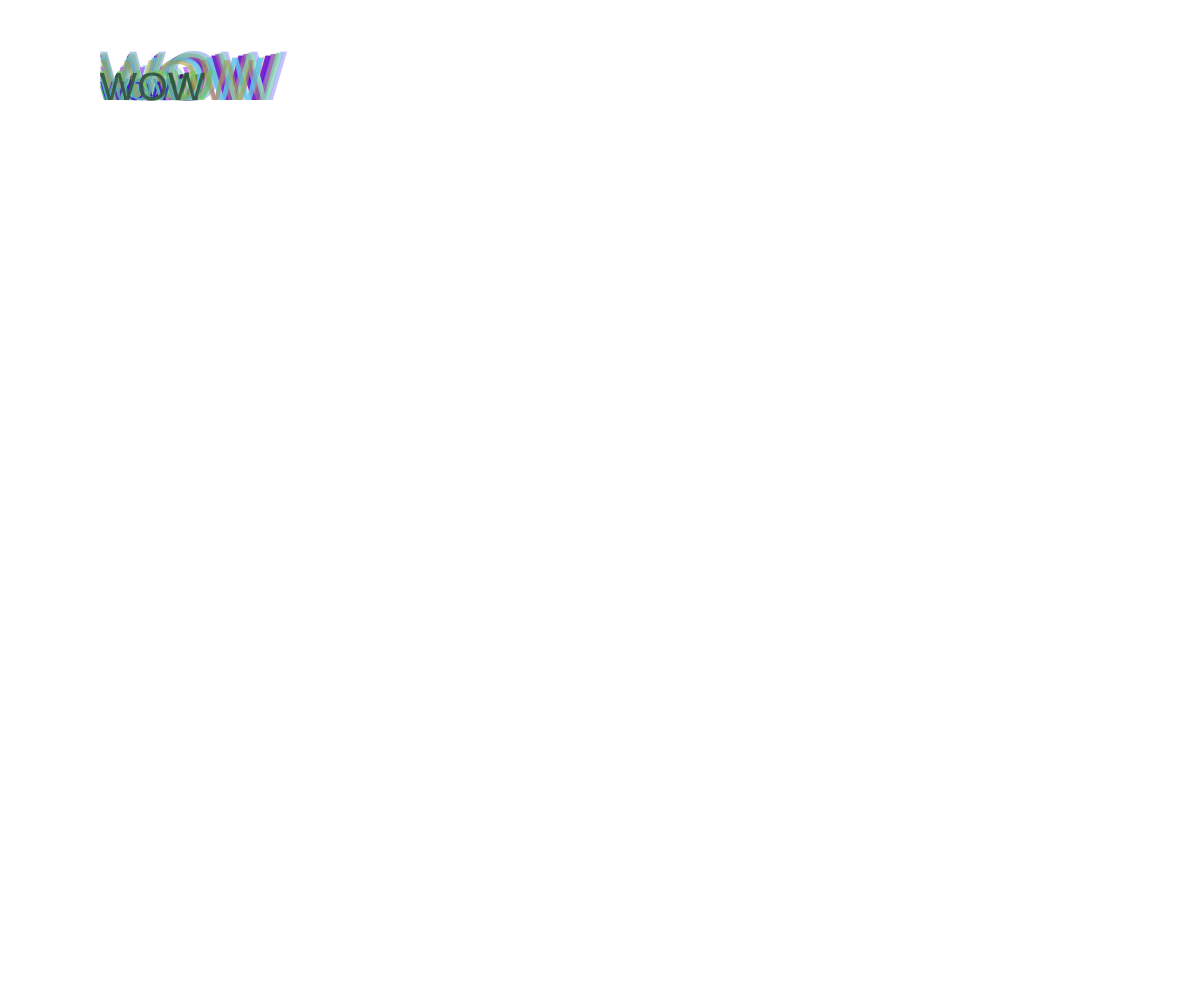
Frame 1 (no input)
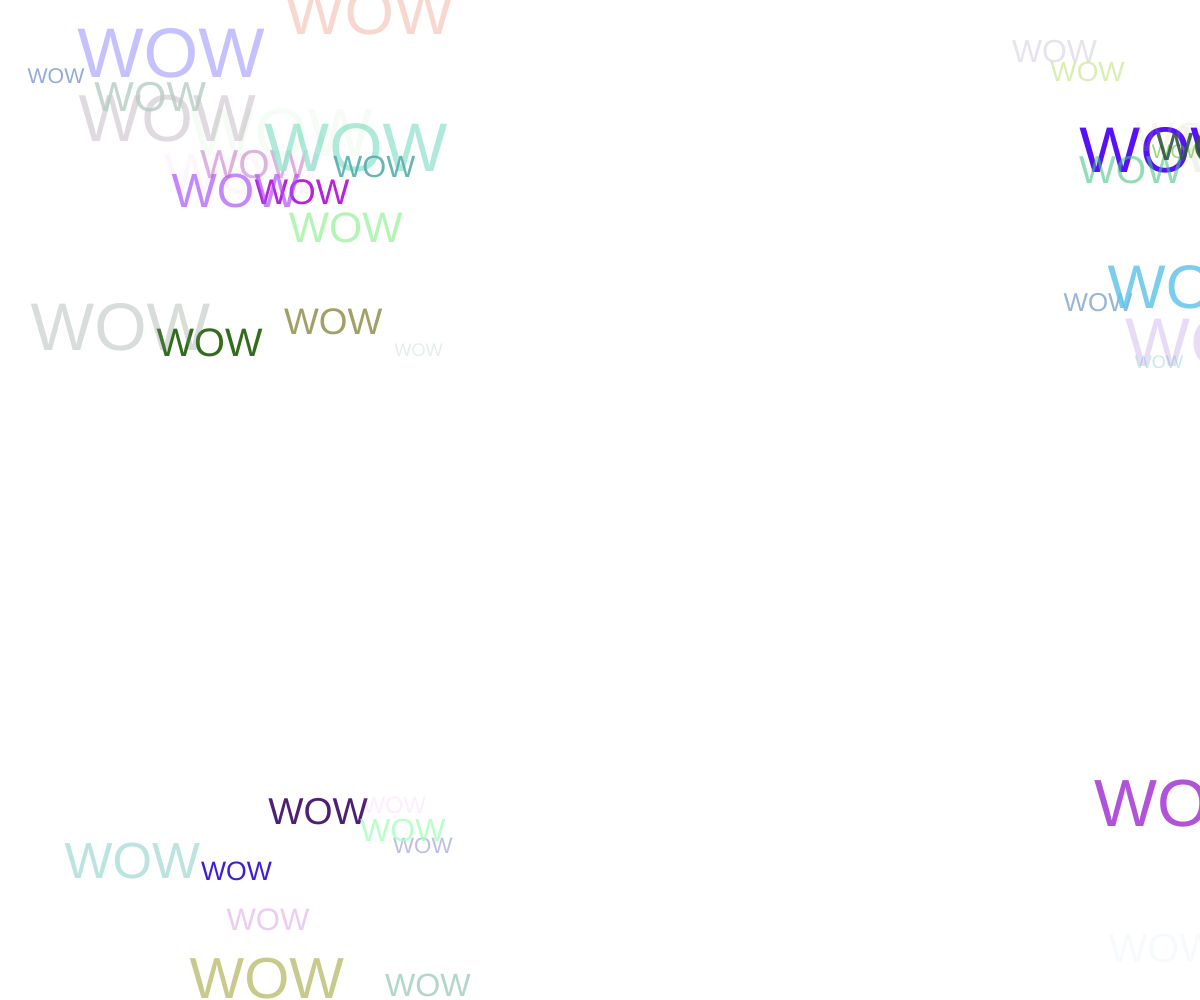
Frame 60 (no input)
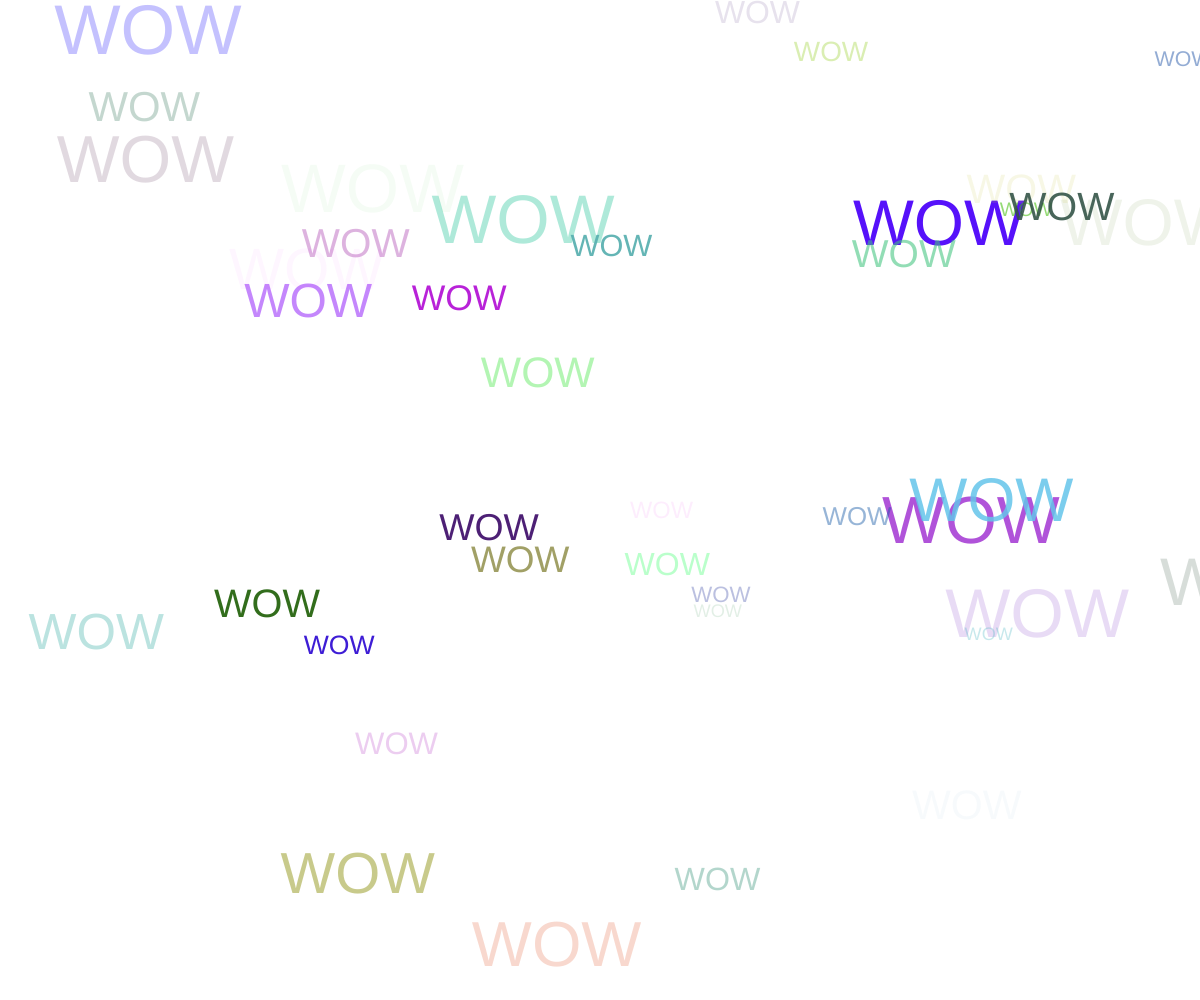
Frame 120 (the mouse pressed at the canvas centre since frame 60)

The p5.js sketch that drew these frames (run headless with seeded random() and noise() and a simulated clock; from frame 60 on, the mouse is pressed at the canvas centre):

// p5.js sketch
// ── sketch.js
let cars = []

function setup() {
  createCanvas(windowWidth, windowHeight);

  // Spawn an object
  for (let i = 0; i < 40; i++) {
    cars.push(new Car());
  }
}

function draw() {
  background('white');

  // do some actions on the object
  for (let i = 0; i < cars.length; i++) {
    cars[i].display();
    cars[i].move();
  }

}

// Car class
class Car {

  // constructor and attributes
  constructor() {
    // this.x = random(500);
    // this.y = random(500);
    this.pos = createVector(100, 100); //
    this.vel = createVector(random(-5,5), random(-5,5));
    this.col = color(random(255), random(255), random(255), random(255));
    this.width = random(18, 72);
  }

  // methods

  display() {
    fill(this.col);
    // rect(this.pos.x, this.pos.y, this.width, 25);
    textSize(this.width);
    text("WOW", this.pos.x, this.pos.y);
  }

  move() {
    this.pos.add(this.vel);
    if (this.pos.x > width) this.pos.x = 0;
    if (this.pos.x < 0) this.pos.x = width;
    if (this.pos.y > height) this.pos.y = 0;
    if (this.pos.y < 0) this.pos.y = height; //this is the loop
  }

}
